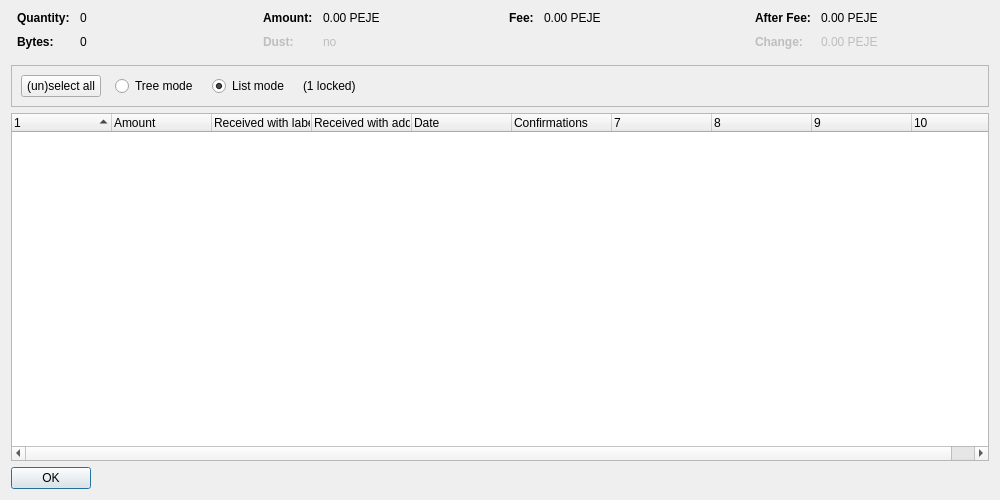
<?xml version="1.0" encoding="UTF-8"?>
<ui version="4.0">
 <class>CoinControlDialog</class>
 <widget class="QDialog" name="CoinControlDialog">
  <property name="geometry">
   <rect>
    <x>0</x>
    <y>0</y>
    <width>1000</width>
    <height>500</height>
   </rect>
  </property>
  <property name="windowTitle">
   <string>Coin Selection</string>
  </property>
  <layout class="QVBoxLayout" name="verticalLayout">
   <item>
    <layout class="QHBoxLayout" name="horizontalLayoutTop" stretch="0,0,0,0">
     <property name="topMargin">
      <number>0</number>
     </property>
     <property name="bottomMargin">
      <number>10</number>
     </property>
     <item>
      <layout class="QFormLayout" name="formLayoutCoinControl1">
       <property name="horizontalSpacing">
        <number>10</number>
       </property>
       <property name="verticalSpacing">
        <number>10</number>
       </property>
       <property name="leftMargin">
        <number>6</number>
       </property>
       <property name="rightMargin">
        <number>6</number>
       </property>
       <item row="0" column="0">
        <widget class="QLabel" name="labelCoinControlQuantityText">
         <property name="font">
          <font>
           <weight>75</weight>
           <bold>true</bold>
          </font>
         </property>
         <property name="text">
          <string>Quantity:</string>
         </property>
        </widget>
       </item>
       <item row="0" column="1">
        <widget class="QLabel" name="labelCoinControlQuantity">
         <property name="cursor">
          <cursorShape>IBeamCursor</cursorShape>
         </property>
         <property name="contextMenuPolicy">
          <enum>Qt::ActionsContextMenu</enum>
         </property>
         <property name="text">
          <string notr="true">0</string>
         </property>
         <property name="textInteractionFlags">
          <set>Qt::LinksAccessibleByMouse|Qt::TextSelectableByKeyboard|Qt::TextSelectableByMouse</set>
         </property>
        </widget>
       </item>
       <item row="1" column="0">
        <widget class="QLabel" name="labelCoinControlBytesText">
         <property name="font">
          <font>
           <weight>75</weight>
           <bold>true</bold>
          </font>
         </property>
         <property name="text">
          <string>Bytes:</string>
         </property>
        </widget>
       </item>
       <item row="1" column="1">
        <widget class="QLabel" name="labelCoinControlBytes">
         <property name="cursor">
          <cursorShape>IBeamCursor</cursorShape>
         </property>
         <property name="contextMenuPolicy">
          <enum>Qt::ActionsContextMenu</enum>
         </property>
         <property name="text">
          <string notr="true">0</string>
         </property>
         <property name="textInteractionFlags">
          <set>Qt::LinksAccessibleByMouse|Qt::TextSelectableByKeyboard|Qt::TextSelectableByMouse</set>
         </property>
        </widget>
       </item>
      </layout>
     </item>
     <item>
      <layout class="QFormLayout" name="formLayoutCoinControl2">
       <property name="horizontalSpacing">
        <number>10</number>
       </property>
       <property name="verticalSpacing">
        <number>10</number>
       </property>
       <property name="leftMargin">
        <number>6</number>
       </property>
       <property name="rightMargin">
        <number>6</number>
       </property>
       <item row="0" column="0">
        <widget class="QLabel" name="labelCoinControlAmountText">
         <property name="font">
          <font>
           <weight>75</weight>
           <bold>true</bold>
          </font>
         </property>
         <property name="text">
          <string>Amount:</string>
         </property>
        </widget>
       </item>
       <item row="0" column="1">
        <widget class="QLabel" name="labelCoinControlAmount">
         <property name="cursor">
          <cursorShape>IBeamCursor</cursorShape>
         </property>
         <property name="contextMenuPolicy">
          <enum>Qt::ActionsContextMenu</enum>
         </property>
         <property name="text">
          <string notr="true">0.00 PEJE</string>
         </property>
         <property name="textInteractionFlags">
          <set>Qt::LinksAccessibleByMouse|Qt::TextSelectableByKeyboard|Qt::TextSelectableByMouse</set>
         </property>
        </widget>
       </item>
       <item row="1" column="0">
        <widget class="QLabel" name="labelCoinControlLowOutputText">
         <property name="enabled">
          <bool>false</bool>
         </property>
         <property name="font">
          <font>
           <weight>75</weight>
           <bold>true</bold>
          </font>
         </property>
         <property name="text">
          <string>Dust:</string>
         </property>
        </widget>
       </item>
       <item row="1" column="1">
        <widget class="QLabel" name="labelCoinControlLowOutput">
         <property name="enabled">
          <bool>false</bool>
         </property>
         <property name="cursor">
          <cursorShape>IBeamCursor</cursorShape>
         </property>
         <property name="contextMenuPolicy">
          <enum>Qt::ActionsContextMenu</enum>
         </property>
         <property name="text">
          <string notr="true">no</string>
         </property>
         <property name="textInteractionFlags">
          <set>Qt::LinksAccessibleByMouse|Qt::TextSelectableByKeyboard|Qt::TextSelectableByMouse</set>
         </property>
        </widget>
       </item>
      </layout>
     </item>
     <item>
      <layout class="QFormLayout" name="formLayoutCoinControl3">
       <property name="horizontalSpacing">
        <number>10</number>
       </property>
       <property name="verticalSpacing">
        <number>10</number>
       </property>
       <property name="leftMargin">
        <number>6</number>
       </property>
       <property name="rightMargin">
        <number>6</number>
       </property>
       <item row="0" column="0">
        <widget class="QLabel" name="labelCoinControlFeeText">
         <property name="font">
          <font>
           <weight>75</weight>
           <bold>true</bold>
          </font>
         </property>
         <property name="text">
          <string>Fee:</string>
         </property>
        </widget>
       </item>
       <item row="0" column="1">
        <widget class="QLabel" name="labelCoinControlFee">
         <property name="cursor">
          <cursorShape>IBeamCursor</cursorShape>
         </property>
         <property name="contextMenuPolicy">
          <enum>Qt::ActionsContextMenu</enum>
         </property>
         <property name="text">
          <string notr="true">0.00 PEJE</string>
         </property>
         <property name="textInteractionFlags">
          <set>Qt::LinksAccessibleByMouse|Qt::TextSelectableByKeyboard|Qt::TextSelectableByMouse</set>
         </property>
        </widget>
       </item>
      </layout>
     </item>
     <item>
      <layout class="QFormLayout" name="formLayoutCoinControl4">
       <property name="horizontalSpacing">
        <number>10</number>
       </property>
       <property name="verticalSpacing">
        <number>10</number>
       </property>
       <property name="leftMargin">
        <number>6</number>
       </property>
       <property name="rightMargin">
        <number>6</number>
       </property>
       <item row="0" column="0">
        <widget class="QLabel" name="labelCoinControlAfterFeeText">
         <property name="font">
          <font>
           <weight>75</weight>
           <bold>true</bold>
          </font>
         </property>
         <property name="text">
          <string>After Fee:</string>
         </property>
        </widget>
       </item>
       <item row="0" column="1">
        <widget class="QLabel" name="labelCoinControlAfterFee">
         <property name="cursor">
          <cursorShape>IBeamCursor</cursorShape>
         </property>
         <property name="contextMenuPolicy">
          <enum>Qt::ActionsContextMenu</enum>
         </property>
         <property name="text">
          <string notr="true">0.00 PEJE</string>
         </property>
         <property name="textInteractionFlags">
          <set>Qt::LinksAccessibleByMouse|Qt::TextSelectableByKeyboard|Qt::TextSelectableByMouse</set>
         </property>
        </widget>
       </item>
       <item row="1" column="0">
        <widget class="QLabel" name="labelCoinControlChangeText">
         <property name="enabled">
          <bool>false</bool>
         </property>
         <property name="font">
          <font>
           <weight>75</weight>
           <bold>true</bold>
          </font>
         </property>
         <property name="text">
          <string>Change:</string>
         </property>
        </widget>
       </item>
       <item row="1" column="1">
        <widget class="QLabel" name="labelCoinControlChange">
         <property name="enabled">
          <bool>false</bool>
         </property>
         <property name="cursor">
          <cursorShape>IBeamCursor</cursorShape>
         </property>
         <property name="contextMenuPolicy">
          <enum>Qt::ActionsContextMenu</enum>
         </property>
         <property name="text">
          <string notr="true">0.00 PEJE</string>
         </property>
         <property name="textInteractionFlags">
          <set>Qt::LinksAccessibleByMouse|Qt::TextSelectableByKeyboard|Qt::TextSelectableByMouse</set>
         </property>
        </widget>
       </item>
      </layout>
     </item>
    </layout>
   </item>
   <item>
    <widget class="QFrame" name="frame">
     <property name="minimumSize">
      <size>
       <width>0</width>
       <height>40</height>
      </size>
     </property>
     <property name="frameShape">
      <enum>QFrame::StyledPanel</enum>
     </property>
     <property name="frameShadow">
      <enum>QFrame::Sunken</enum>
     </property>
     <layout class="QHBoxLayout" name="horizontalLayout">
      <item>
       <layout class="QHBoxLayout" name="horizontalLayoutPanel" stretch="0,0,0,0,0">
        <property name="spacing">
         <number>14</number>
        </property>
        <item>
         <widget class="QPushButton" name="pushButtonSelectAll">
          <property name="sizePolicy">
           <sizepolicy hsizetype="Maximum" vsizetype="Fixed">
            <horstretch>0</horstretch>
            <verstretch>0</verstretch>
           </sizepolicy>
          </property>
          <property name="text">
           <string>(un)select all</string>
          </property>
          <property name="autoDefault">
           <bool>false</bool>
          </property>
         </widget>
        </item>
        <item>
         <widget class="QRadioButton" name="radioTreeMode">
          <property name="sizePolicy">
           <sizepolicy hsizetype="Maximum" vsizetype="Fixed">
            <horstretch>0</horstretch>
            <verstretch>0</verstretch>
           </sizepolicy>
          </property>
          <property name="text">
           <string>Tree mode</string>
          </property>
         </widget>
        </item>
        <item>
         <widget class="QRadioButton" name="radioListMode">
          <property name="sizePolicy">
           <sizepolicy hsizetype="Maximum" vsizetype="Fixed">
            <horstretch>0</horstretch>
            <verstretch>0</verstretch>
           </sizepolicy>
          </property>
          <property name="text">
           <string>List mode</string>
          </property>
          <property name="checked">
           <bool>true</bool>
          </property>
         </widget>
        </item>
        <item>
         <widget class="QLabel" name="labelLocked">
          <property name="text">
           <string notr="true">(1 locked)</string>
          </property>
         </widget>
        </item>
        <item>
         <spacer name="horizontalSpacer">
          <property name="orientation">
           <enum>Qt::Horizontal</enum>
          </property>
          <property name="sizeHint" stdset="0">
           <size>
            <width>40</width>
            <height>20</height>
           </size>
          </property>
         </spacer>
        </item>
       </layout>
      </item>
     </layout>
    </widget>
   </item>
   <item>
    <widget class="CoinControlTreeWidget" name="treeWidget">
     <property name="contextMenuPolicy">
      <enum>Qt::CustomContextMenu</enum>
     </property>
     <property name="sortingEnabled">
      <bool>false</bool>
     </property>
     <property name="columnCount">
      <number>10</number>
     </property>
     <attribute name="headerShowSortIndicator" stdset="0">
      <bool>true</bool>
     </attribute>
     <attribute name="headerStretchLastSection">
      <bool>false</bool>
     </attribute>
     <column>
      <property name="text">
       <string/>
      </property>
     </column>
     <column>
      <property name="text">
       <string>Amount</string>
      </property>
     </column>
     <column>
      <property name="text">
       <string>Received with label</string>
      </property>
     </column>
     <column>
      <property name="text">
       <string>Received with address</string>
      </property>
     </column>
     <column>
      <property name="text">
       <string>Date</string>
      </property>
     </column>
     <column>
      <property name="text">
       <string>Confirmations</string>
      </property>
      <property name="toolTip">
       <string>Confirmed</string>
      </property>
     </column>
     <column>
      <property name="text">
       <string/>
      </property>
     </column>
     <column>
      <property name="text">
       <string/>
      </property>
     </column>
     <column>
      <property name="text">
       <string/>
      </property>
     </column>
     <column>
      <property name="text">
       <string/>
      </property>
     </column>
    </widget>
   </item>
   <item>
    <widget class="QDialogButtonBox" name="buttonBox">
     <property name="sizePolicy">
      <sizepolicy hsizetype="Maximum" vsizetype="Fixed">
       <horstretch>0</horstretch>
       <verstretch>0</verstretch>
      </sizepolicy>
     </property>
     <property name="orientation">
      <enum>Qt::Horizontal</enum>
     </property>
     <property name="standardButtons">
      <set>QDialogButtonBox::Ok</set>
     </property>
    </widget>
   </item>
  </layout>
 </widget>
 <customwidgets>
  <customwidget>
   <class>CoinControlTreeWidget</class>
   <extends>QTreeWidget</extends>
   <header>coincontroltreewidget.h</header>
  </customwidget>
 </customwidgets>
 <resources/>
 <connections/>
</ui>
